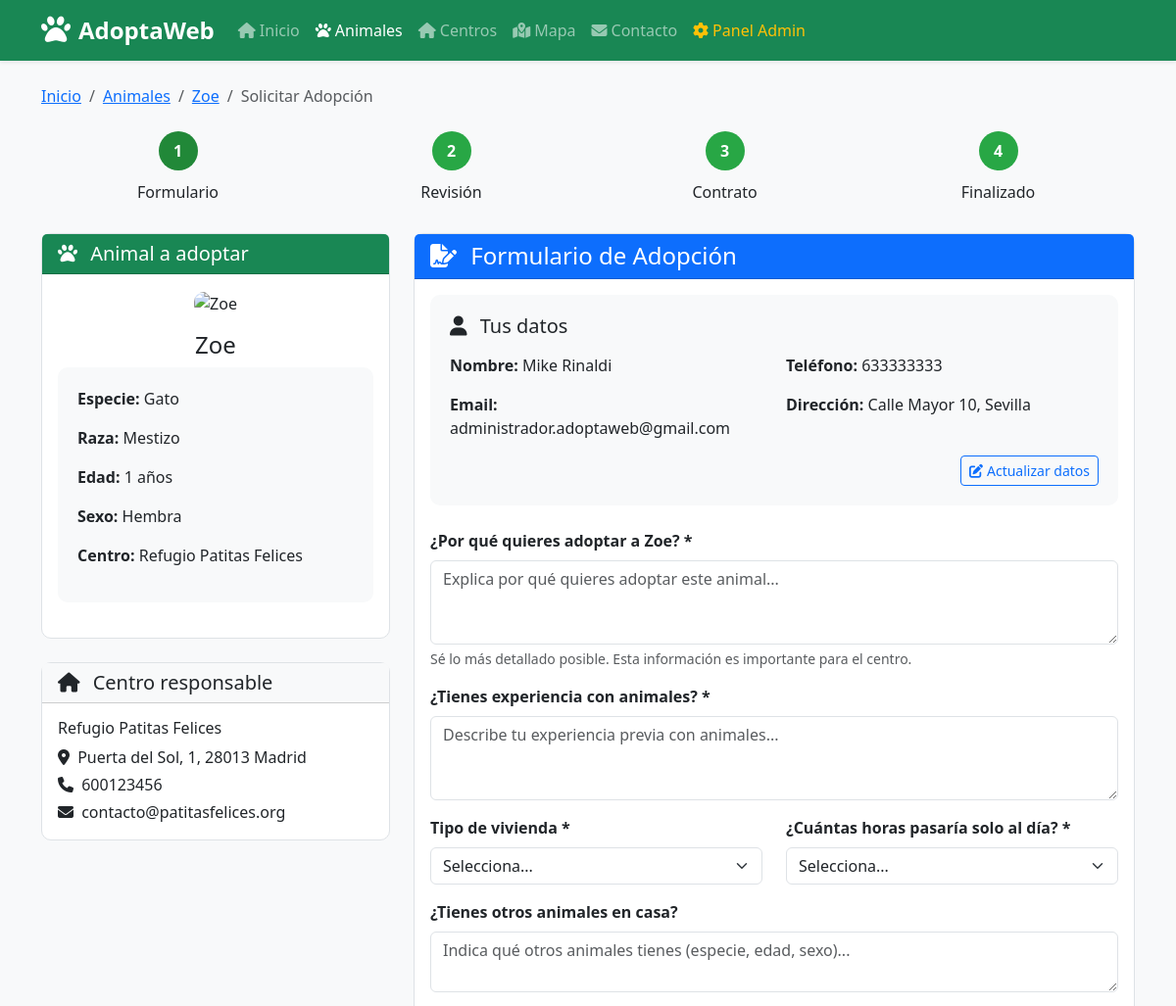
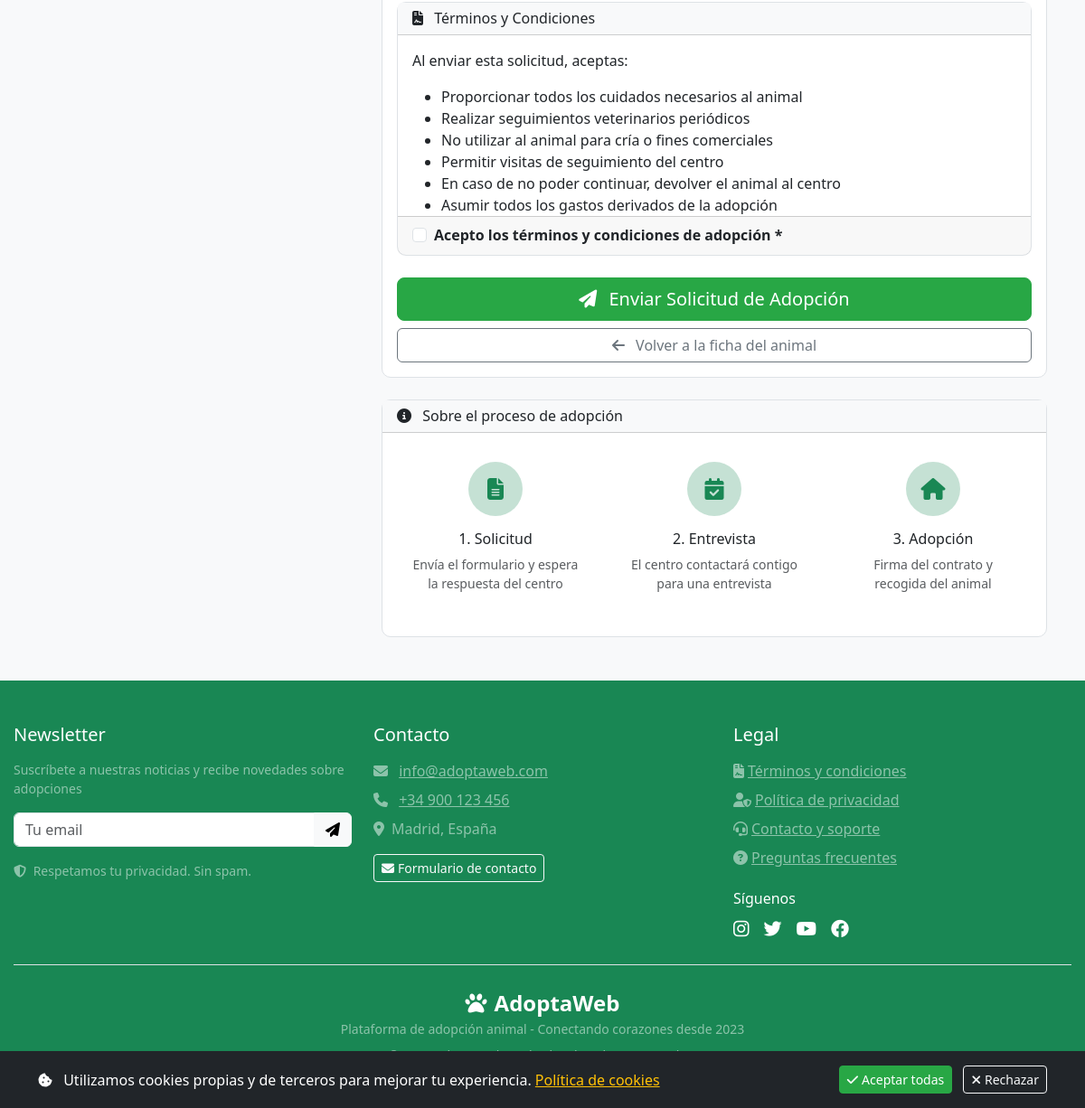
Screenshot of /animales/adoptar.php?id=19 (signed in) with the database file from the repository (2 pictures, top to bottom).
### tables this page shows
CREATE TABLE `animales` (
  `id_animal` int(11) NOT NULL,
  `nombre` varchar(100) DEFAULT NULL,
  `especie` varchar(50) DEFAULT NULL,
  `raza` varchar(100) DEFAULT NULL,
  `edad` int(11) DEFAULT NULL,
  `sexo` enum('Macho','Hembra') DEFAULT NULL,
  `descripcion` text DEFAULT NULL,
  `fecha_ingreso` date DEFAULT NULL,
  `estado` enum('Disponible','Adoptado','Reservado','En tratamiento') DEFAULT 'Disponible',
  `id_centro` int(11) DEFAULT NULL,
  `imagen_url` varchar(255) DEFAULT NULL
);

CREATE TABLE `centros` (
  `id_centro` int(11) NOT NULL,
  `nombre` varchar(150) NOT NULL,
  `direccion` varchar(255) DEFAULT NULL,
  `telefono` varchar(20) DEFAULT NULL,
  `email` varchar(150) DEFAULT NULL,
  `web` varchar(150) DEFAULT NULL,
  `fecha_alta` datetime DEFAULT current_timestamp(),
  `latitud` decimal(10,8) DEFAULT NULL,
  `longitud` decimal(10,8) DEFAULT NULL,
  `imagen_url` varchar(255) DEFAULT NULL
);

CREATE TABLE `usuarios` (
  `id_usuario` int(11) NOT NULL,
  `nombre` varchar(100) NOT NULL,
  `apellido` varchar(100) DEFAULT NULL,
  `email` varchar(150) NOT NULL,
  `password_hash` varchar(255) NOT NULL,
  `telefono` varchar(20) DEFAULT NULL,
  `direccion` varchar(255) DEFAULT NULL,
  `tarjeta_last4` char(4) DEFAULT NULL,
  `fecha_registro` datetime DEFAULT current_timestamp(),
  `id_rol` int(11) DEFAULT 2
);

### animales/adoptar.php (the view, shortened to what the rows shown need)
<?php
require_once '../includes/config.php';
$id_animal = isset($_GET['id']) ? (int)$_GET['id'] : 0;
$stmt = $pdo->prepare("
    SELECT a.*, c.nombre as centro_nombre, c.direccion as centro_direccion,
           c.telefono as centro_telefono, c.email as centro_email
    FROM animales a
    LEFT JOIN centros c ON a.id_centro = c.id_centro
    WHERE a.id_animal = ?
");
$stmt->execute([$id_animal]);
$animal = $stmt->fetch();
$stmt = $pdo->prepare("
    SELECT COUNT(*) FROM adopciones
    WHERE id_usuario = ? AND id_animal = ? AND estado = 'Pendiente'
");
$stmt->execute([$_SESSION['user_id'], $id_animal]);
$tiene_solicitud = $stmt->fetchColumn() > 0;
$success = '';
$imagen_animal = '';
if ($animal['imagen_url']) {
    if (strpos($animal['imagen_url'], './img/') === 0) {
        $imagen_animal = '../' . substr($animal['imagen_url'], 2);
    } else {
        $imagen_animal = $animal['imagen_url'];
    }
} else {
    $imagen_animal = '../img/animales/default.jpg';
}
?>
<!DOCTYPE html>
<html lang="es">
<head>
    <?php include '../includes/header.php'; ?>
</head>
<body>
    <?php include '../includes/navbar.php'; ?>
    <div class="container mt-4">
        <nav aria-label="breadcrumb" class="mb-4">
            <ol class="breadcrumb">
                <li class="breadcrumb-item"><a href="ver.php?id=<?= $id_animal ?>"><?= htmlspecialchars($animal['nombre']) ?></a></li>
            </ol>
        </nav>
        <div class="row">
            <div class="col-lg-4">
                <div class="card mb-4">
                    <div class="card-body">
                        <div class="text-center mb-3">
                            <img src="<?= $imagen_animal ?>"
                                 alt="<?= htmlspecialchars($animal['nombre']) ?>"
                                 class="animal-img w-100"
                                 onerror="this.src='../img/animales/default.jpg'">
                        </div>
                        <h4 class="text-center"><?= htmlspecialchars($animal['nombre']) ?></h4>
                        <div class="info-box">
                            <p><strong>Especie:</strong> <?= $animal['especie'] ?></p>
                            <p><strong>Raza:</strong> <?= $animal['raza'] ? htmlspecialchars($animal['raza']) : 'Mestizo' ?></p>
                            <p><strong>Edad:</strong> <?= $animal['edad'] ?> años</p>
                            <p><strong>Sexo:</strong> <?= $animal['sexo'] ?></p>
                            <p><strong>Centro:</strong> <?= htmlspecialchars($animal['centro_nombre']) ?></p>
                        </div>
                    </div>
                </div>
                <div class="card">
                    <div class="card-body">
                        <h6><?= htmlspecialchars($animal['centro_nombre']) ?></h6>
                        <p class="mb-1">
                            <i class="fas fa-map-marker-alt me-1"></i>
                            <?= htmlspecialchars($animal['centro_direccion']) ?>
                        </p>
                        <p class="mb-1">
                            <i class="fas fa-phone me-1"></i>
                            <?= htmlspecialchars($animal['centro_telefono']) ?>
                        </p>
                        <p class="mb-0">
                            <i class="fas fa-envelope me-1"></i>
                            <?= htmlspecialchars($animal['centro_email']) ?>
                        </p>
                    </div>
                </div>
            </div>
            <div class="col-lg-8">
                <div class="card">
                    <div class="card-body">
                        <?php if (!$success && !$tiene_solicitud): ?>
                            <div class="info-box mb-4">
                                <h5 class="mb-3">
                                    <i class="fas fa-user me-2"></i>
                                    Tus datos
                                </h5>
                                <div class="row">
                                    <div class="col-md-6">
                                        <p><strong>Nombre:</strong> <?= htmlspecialchars($usuario['nombre'] . ' ' . $usuario['apellido']) ?></p>
                                        <p><strong>Email:</strong> <?= htmlspecialchars($usuario['email']) ?></p>
                                    </div>
                                    <div class="col-md-6">
                                        <p><strong>Teléfono:</strong> <?= htmlspecialchars($usuario['telefono']) ?></p>
                                        <p><strong>Dirección:</strong> <?= htmlspecialchars($usuario['direccion']) ?></p>
                                    </div>
                                </div>
                                <div class="text-end">
                                    <a href="<?= BASE_URL ?>/perfil/" class="btn btn-sm btn-outline-primary">
                                        <i class="fas fa-edit me-1"></i>Actualizar datos
                                    </a>
                                </div>
                            </div>
                            <form method="POST" action="">
                                <div class="mb-3">
                                    <label for="motivacion" class="form-label">
                                        <strong>¿Por qué quieres adoptar a <?= htmlspecialchars($animal['nombre']) ?>? *</strong>
                                    </label>
                                    <textarea class="form-control" id="motivacion" name="motivacion" rows="3" required
                                              placeholder="Explica por qué quieres adoptar este animal..."><?= $_POST['motivacion'] ?? '' ?></textarea>
                                    <div class="form-text">Sé lo más detallado posible. Esta información es importante para el centro.</div>
                                </div>
                                <div class="mb-3">
                                    <label for="experiencia" class="form-label">
                                        <strong>¿Tienes experiencia con animales? *</strong>
                                    </label>
                                    <textarea class="form-control" id="experiencia" name="experiencia" rows="3" required
                                              placeholder="Describe tu experiencia previa con animales..."><?= $_POST['experiencia'] ?? '' ?></textarea>
                                </div>
                                <div class="row">
                                    <div class="col-md-6 mb-3">
                                        <label for="vivienda" class="form-label">
                                            <strong>Tipo de vivienda *</strong>
                                        </label>
                                        <select class="form-select" id="vivienda" name="vivienda" required>
                                            <option value="">Selecciona...</option>
                                        </select>
                                    </div>
                                    <div class="col-md-6 mb-3">
                                        <label for="horas_solo" class="form-label">
                                            <strong>¿Cuántas horas pasaría solo al día? *</strong>
                                        </label>
                                        <select class="form-select" id="horas_solo" name="horas_solo" required>
                                            <option value="">Selecciona...</option>
                                        </select>
                                    </div>
                                </div>
                                <div class="mb-3">
                                    <label for="otros_animales" class="form-label">
                                        <strong>¿Tienes otros animales en casa?</strong>
                                    </label>
                                    <textarea class="form-control" id="otros_animales" name="otros_animales" rows="2"
                                              placeholder="Indica qué otros animales tienes (especie, edad, sexo)..."><?= $_POST['otros_animales'] ?? '' ?></textarea>
                                </div>
                                <div class="card mb-4">
                                    <div class="card-header bg-light">
                                        <h6 class="mb-0">
                                            <i class="fas fa-file-contract me-2"></i>
                                            Términos y Condiciones
                                        </h6>
                                    </div>
                                    <div class="card-body" style="max-height: 200px; overflow-y: auto;">
                                        <p>Al enviar esta solicitud, aceptas:</p>
                                        <ul>
                                            <li>Proporcionar todos los cuidados necesarios al animal</li>
                                            <li>Realizar seguimientos veterinarios periódicos</li>
                                            <li>No utilizar al animal para cría o fines comerciales</li>
                                            <li>Permitir visitas de seguimiento del centro</li>
                                            <li>En caso de no poder continuar, devolver el animal al centro</li>
                                            <li>Asumir todos los gastos derivados de la adopción</li>
                                        </ul>
                                    </div>
                                    <div class="card-footer">
                                        <div class="form-check">
                                            <input class="form-check-input" type="checkbox" id="acepto_terminos" name="acepto_terminos" value="1"
                                                   <?= ($_POST['acepto_terminos'] ?? '') ? 'checked' : '' ?>>
                                            <label class="form-check-label" for="acepto_terminos">
                                                <strong>Acepto los términos y condiciones de adopción *</strong>
                                            </label>
                                        </div>
                                    </div>
                                </div>
                                <div class="d-grid gap-2">
                                    <button type="submit" class="btn btn-success btn-lg">
                                        <i class="fas fa-paper-plane me-2"></i>
                                        Enviar Solicitud de Adopción
                                    </button>
                                    <a href="ver.php?id=<?= $id_animal ?>" class="btn btn-outline-secondary">
                                        <i class="fas fa-arrow-left me-2"></i>
                                        Volver a la ficha del animal
                                    </a>
                                </div>
                            </form>
                        <?php endif; ?>
                    </div>
                </div>
            </div>
        </div>
    </div>
    <?php include '../includes/footer.php'; ?>
</body>
</html>

### rows the page displays
animales: nombre "Zoe", especie "Gato", raza "Mestizo", edad "1", sexo "Hembra", id_centro.nombre "Refugio Patitas Felices", id_centro.direccion "Puerta del Sol, 1, 28013 Madrid", id_centro.telefono "600123456", id_centro.email "contacto@patitasfelices.org"
usuarios: nombre+apellido "Mike Rinaldi", email "administrador.adoptaweb@gmail.com", telefono "633333333", direccion "Calle Mayor 10, Sevilla"
